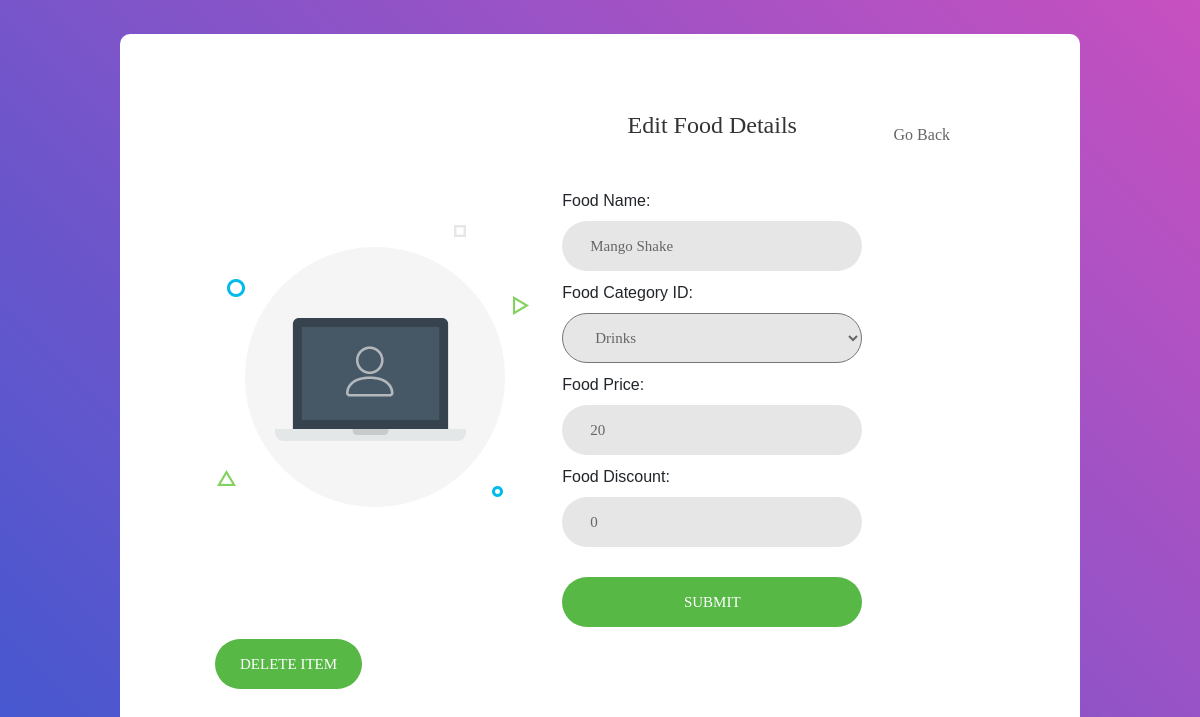
Page /restaurant/edit_item/?food_id=1 (signed in) on the committed database.
### Restaurants/models.py (models this page shows, shortened)
class Food(models.Model):
    Food_ID = models.AutoField(primary_key=True)
    Food_Name = models.CharField(max_length=250)
    Food_Res_ID = models.ForeignKey(Restaurant, on_delete=models.CASCADE)
    Food_Category_ID = models.ForeignKey(FoodCategory, on_delete=models.CASCADE)
    Food_Price = models.IntegerField()
    Food_Pic = models.ImageField(upload_to='media',
                                 default='media/default_food.jpg')
    Food_Discount = models.IntegerField(default=0)

### Restaurants/views.py (the view, shortened to what this page needs)
# urls.py: path('edit_item/', views.edit_food, name='Res_edit_food'),
@login_required(login_url='Cus_login')
def edit_food(request):
    global data_item
    global instance
    if request.GET.get('food_id'):
        data_item = request.GET.get('food_id')
        instance = Food.objects.get(pk=data_item)
        form = FoodEditForm(request.POST or None, instance=instance)
        context = {'form': form, 'data': instance}
        return render(request, 'Restaurant/edit_food.html', context=context)

### Restaurants/forms.py
class FoodEditForm(forms.ModelForm):
    class Meta:
        model = Food
        fields = ('Food_Name', 'Food_Category_ID', 'Food_Price', 'Food_Discount', 'Food_Res_ID')

### Restaurants/models.py (called while the page is built)
    def __str__(self):
        return str(self.FoodCategory_Name)

### Restaurants/templates/Restaurant/edit_food.html (shortened to what this page needs)
<!DOCTYPE html>
<html lang="en">
{% load staticfiles %}
<head>
	<link rel="stylesheet" type="text/css" href="{% static  "css/bootstrap.min.css" %}">
	<link rel="stylesheet" type="text/css" href="{% static  "css/font-awesome.min.css" %}">
	<link rel="stylesheet" type="text/css" href="{% static  "css/main.css" %}">
	<link rel="stylesheet" type="text/css" href="{% static  "css/util.css" %}">
<link rel="shortcut icon" type="image/png" href="{% static 'food-logos.jpg' %}"> </head>
<body>
	<div class="limiter">
		<div class="container-login100">
			<div class="wrap-login100">
				<div class="login100-pic js-tilt" data-tilt>
					<img src="{% static "img-01.png" %}" alt="IMG">
				</div>
				<form class="login100-form validate-form" method="POST" action="{% url "Res_edit_food" %}">
					<span class="login100-form-title">
                        Edit Food Details
					</span>
                    {% for field in form %}
                        {% if field.name ==  'Food_Res_ID' %}
                            {{ field.as_hidden }}
                        {% else %}
                            {{ field.label_tag }}<br>
					        <div class="wrap-input100 validate-input input100">
                            {{ field }}
						    <span class="focus-input100"></span>
					        </div>
                        {% endif %}
                    {% endfor %}
					<div class="container-login100-form-btn">
						<button class="login100-form-btn" type="submit" value="signup">
							Submit
						</button>
					</div>
                </form>
                <div class="text-center p-t-12">
                    {% if user.is_authenticated %}
                    <a class="txt2" href="{% url 'Res_info' %}">
                        Go Back
                    </a>
                    {% endif %}
                </div>
                <form  method="POST" action="{% url "Res_del_item" %}">
                        <div class="text-center p-t-12">
                            {% if user.is_authenticated %}
                            <button class="login100-form-btn" type="submit" value="{{ data.Food_ID }}" name="delete">
	    						Delete Item
		    				</button>
                            {% endif %}
                        </div>
                </form>
			</div>
		</div>
	</div>
</body>
</html>

### Main/static/css/main.css (style rules this page uses)
* { margin: 0px; padding: 0px; box-sizing: border-box; }
body, html { height: 100%; font-family: Poppins-Regular, sans-serif; }
a { font-family: Poppins-Regular; font-size: 14px; line-height: 1.7; color: #666666; margin: 0px; transition: all 0.4s; -webkit-transition: all 0.4s; -o-transition: all 0.4s; -moz-transition: all 0.4s; }
input { outline: none; border: none; }
button { outline: none !important; border: none; background: transparent; }
.txt2 { font-family: Poppins-Regular; font-size: 16px; line-height: 1.5; color: #666666; }
.limiter { width: 100%; margin: 0 auto; }
.container-login100 { width: 100%; min-height: 100vh; display: -webkit-box; display: -webkit-flex; display: -moz-box; display: -ms-flexbox; display: flex; flex-wrap: wrap; justify-content: center; align-items: center; padding: 25px; background: #9053c7; background: -webkit-linear-gradient(-135deg, #c850c0, #4158d0); background: -o-linear-gradient(-135deg, #c850c0, #4158d0); background: -moz-linear-gradient(-135deg, #c850c0, #4158d0); background: linear-gradient(-135deg, #c850c0, #4158d0); }
.wrap-login100 { width: 960px; background: #fff; border-radius: 10px; overflow: hidden; display: -webkit-box; display: -webkit-flex; display: -moz-box; display: -ms-flexbox; display: flex; flex-wrap: wrap; justify-content: space-between; padding: 77px 130px 77px 95px; }
.login100-pic { width: 316px; padding-top: 110px; }
.login100-pic img { max-width: 100%; }
.login100-form { width: 300px; }
.login100-form-title { font-family: Poppins-Bold; font-size: 24px; color: #333333; line-height: 1.2; text-align: center; width: 100%; display: block; padding-bottom: 50px; }
.wrap-input100 { position: relative; width: 100%; z-index: 1; margin-bottom: 10px; }
.wrap-input100 input { font-family: Poppins-Medium; font-size: 15px; line-height: 1.5; color: #666666; display: block; width: 100%; background: #e6e6e6; height: 50px; border-radius: 25px; padding: 0 30px 0 28px; }
.wrap-input100 select { font-family: Poppins-Medium; font-size: 15px; line-height: 1.5; color: #666666; display: block; width: 100%; background: #e6e6e6; height: 50px; border-radius: 25px; padding: 0 30px 0 28px; }
.wrap-input100 select option { font-family: Poppins-Medium; font-size: 15px; line-height: 1.5; color: #666666; display: block; width: 100%; background: #f8f9fa; height: 50px; border-radius: 25px; padding: 0 30px 0 28px; }
.focus-input100 { display: block; position: absolute; border-radius: 25px; bottom: 0; left: 0; z-index: -1; width: 100%; height: 100%; box-shadow: 0px 0px 0px 0px; color: rgba(87,184,70, 0.8); }
.container-login100-form-btn { width: 100%; display: -webkit-box; display: -webkit-flex; display: -moz-box; display: -ms-flexbox; display: flex; flex-wrap: wrap; justify-content: center; padding-top: 20px; }
.login100-form-btn { font-family: Montserrat-Bold; font-size: 15px; line-height: 1.5; color: #fff; text-transform: uppercase; width: 100%; height: 50px; border-radius: 25px; background: #57b846; display: -webkit-box; display: -webkit-flex; display: -moz-box; display: -ms-flexbox; display: flex; justify-content: center; align-items: center; padding: 0 25px; -webkit-transition: all 0.4s; -o-transition: all 0.4s; -moz-transition: all 0.4s; transition: all 0.4s; }
.validate-input { position: relative; }

### rows in the picture
Food: form "Mango Shake" "Drinks" "20" "0"

### other values in the picture
{{ field.label_tag }} "Food Name:" "Food Category ID:" "Food Price:" "Food Discount:"
